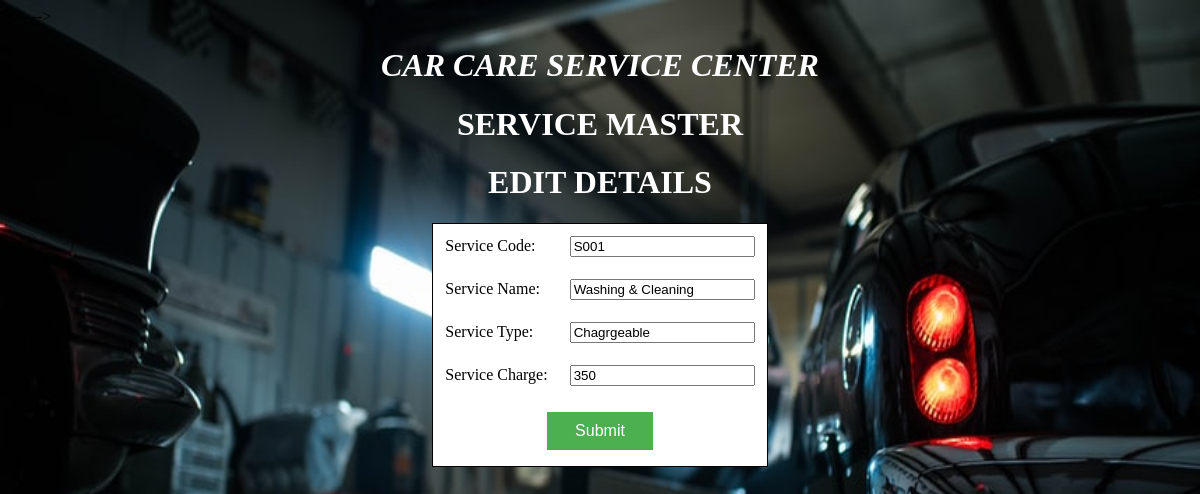
Page /ServiceMasterEditDetails.php?Service_Code=S001 on the committed database.
### tables this page shows
CREATE TABLE IF NOT EXISTS `servicemaster` (
  `Service_Code` text NOT NULL,
  `Service_Name` text NOT NULL,
  `Service_Type` text NOT NULL,
  `Service_Charge` int(10) NOT NULL
);

### ServiceMasterEditDetails.php (the view, shortened to what this page needs)
<!DOCTYPE HTML>
<html>
<head>
  -->
</head>
<body bgcolor="">
<center>
<marquee><h1 class="impact" style="color:white;"><b><i>CAR CARE SERVICE CENTER</i></b></h1></marquee>
<h1 class="impact" style="color:white;"><b>SERVICE MASTER</b></h1>
<h1 class="impact" style="color:white;"><b>EDIT DETAILS</b></h1>
<table align="center" cellpadding="10" bgcolor="white" style="border:1px solid black" bordercolor="#D7DF01">
<?php
$pService_Code=$_REQUEST['Service_Code'];
$con=mysql_connect("localhost","root","");
$sql="select * from servicemaster where Service_Code='$pService_Code'";
$result=mysql_query($sql,$con);
while($row=mysql_fetch_array($result))
{
    $uD1=$row['Service_Code'];
    $uD2=$row['Service_Name'];
    $uD3=$row['Service_Type'];
    $uD4=$row['Service_Charge'];
}
?>
<form method="Post" action="ServiceMasterUpdate.php">
<tr>
<td>Service Code:</td>
<td><input type="text" name="D1" value="<?php echo $uD1;?>"/></td>
</tr>
<tr>
<td>Service Name:</td>
<td><input type="text" name="D2" value="<?php echo $uD2;?>"/></td>
</tr>
<tr>
<td>Service Type:</td>
<td><input type="text" name="D3" value="<?php echo $uD3;?>"/></td>
</tr>
<tr>
<td>Service Charge:</td>
<td><input type="text" name="D4" value="<?php echo $uD4;?>"/></td>
</tr>
<tr>
<td colspan="2" align="center">
<input class="button" type="submit" name="Submit" value="Submit"/></td>
</tr>
	</table>
</center>
</body>
</html>

### ServiceMasterEditDetails.php (style rules this page uses)
.button { background-color: #4CAF50; border: none; color: white; padding: 10px 28px; text-align: center; text-decoration: none; display: inline-block; font-size: 16px; margin: 4px 2px; cursor: pointer; }
body { background-image: url('bg1.jpg'); background-repeat: no-repeat; background-attachment: fixed; background-size: 100% 100%; }

### rows in the picture
servicemaster: D1 "S001", D2 "Washing & Cleaning", D3 "Chagrgeable", D4 "350"
